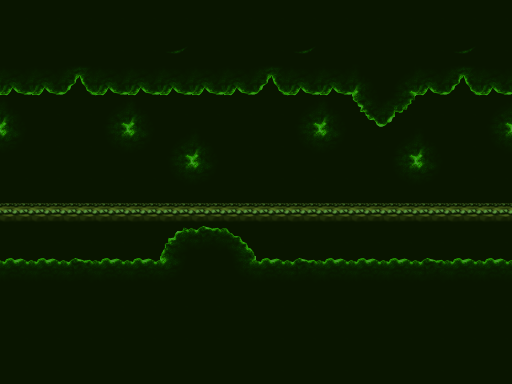

This is a level from a 2D game, rendered from its Tiled map with the project's own tilesets. A one-line summary and the complete map file follow:
An orthogonal 16x12 tile map with 32x32 px tiles, 2 tile layers (Tile Layer 4, Tile Layer 2).

<map version="1.0" orientation="orthogonal" width="16" height="12" tilewidth="32" tileheight="32">
 <tileset firstgid="1" source="../tilesets/tileSetForest.tsx" />
 <layer name="Tile Layer 4" width="16" height="12">
  <properties>
   <property name="hScale" value="0.2" />
   <property name="vScale" value="1" />
  </properties>
  <data encoding="csv">
138,138,138,138,138,138,138,138,138,138,138,138,138,138,138,138,
138,138,138,138,138,138,138,138,138,138,138,138,138,138,138,138,
138,138,138,138,138,138,138,138,138,138,138,138,138,138,138,138,
187,138,138,186,187,138,138,138,138,186,187,138,138,138,138,186,
203,138,138,202,203,186,187,138,138,202,203,138,186,187,138,202,
138,138,138,138,138,202,203,138,138,138,138,138,202,203,138,138,
55,55,55,55,55,55,55,55,55,55,55,55,55,55,55,55,
138,138,138,138,138,138,138,138,138,138,138,138,138,138,138,138,
138,138,138,138,138,138,138,138,138,138,138,138,138,138,138,138,
138,138,138,138,138,138,138,138,138,138,138,138,138,138,138,138,
138,138,138,138,138,138,138,138,138,138,138,138,138,138,138,138,
138,138,138,138,138,138,138,138,138,138,138,138,138,138,138,138
</data>
 </layer>
 <layer name="Tile Layer 2" width="16" height="12">
  <properties>
   <property name="hScale" value="0.6" />
   <property name="vScale" value="1" />
  </properties>
  <data encoding="csv">
138,138,138,138,138,138,138,138,138,138,138,138,138,138,138,138,
138,138,138,138,138,139,138,138,138,139,138,138,138,138,139,138,
155,155,154,155,155,155,155,155,154,155,155,187,186,155,154,155,
1,1,1,1,1,1,1,1,1,1,1,153,156,1,1,1,
1,1,1,1,1,1,1,1,1,1,1,1,1,1,1,1,
1,1,1,1,1,1,1,1,1,1,1,1,1,1,1,1,
1,1,1,1,1,1,1,1,1,1,1,1,1,1,1,1,
1,1,1,1,1,121,122,124,1,1,1,1,1,1,1,1,
123,123,122,123,123,203,138,202,123,122,123,123,123,122,123,123,
138,138,138,138,138,138,138,138,138,138,138,138,138,138,138,138,
138,138,138,138,138,138,138,138,138,138,138,138,138,138,138,138,
138,138,138,138,138,138,138,138,138,138,138,138,138,138,138,138
</data>
 </layer>
</map>
